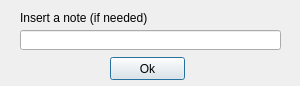
<?xml version="1.0" encoding="UTF-8"?>
<ui version="4.0">
 <class>Dialog</class>
 <widget class="QDialog" name="Dialog">
  <property name="geometry">
   <rect>
    <x>0</x>
    <y>0</y>
    <width>300</width>
    <height>86</height>
   </rect>
  </property>
  <property name="minimumSize">
   <size>
    <width>300</width>
    <height>86</height>
   </size>
  </property>
  <property name="maximumSize">
   <size>
    <width>300</width>
    <height>86</height>
   </size>
  </property>
  <property name="windowTitle">
   <string>Dialog</string>
  </property>
  <widget class="QLabel" name="label">
   <property name="geometry">
    <rect>
     <x>20</x>
     <y>10</y>
     <width>131</width>
     <height>16</height>
    </rect>
   </property>
   <property name="text">
    <string>Insert a note (if needed)</string>
   </property>
  </widget>
  <widget class="QLineEdit" name="lineEdit">
   <property name="geometry">
    <rect>
     <x>20</x>
     <y>30</y>
     <width>261</width>
     <height>20</height>
    </rect>
   </property>
  </widget>
  <widget class="QPushButton" name="pushButton">
   <property name="geometry">
    <rect>
     <x>110</x>
     <y>57</y>
     <width>75</width>
     <height>23</height>
    </rect>
   </property>
   <property name="text">
    <string>Ok</string>
   </property>
   <property name="shortcut">
    <string>Return</string>
   </property>
  </widget>
 </widget>
 <resources/>
 <connections/>
</ui>
